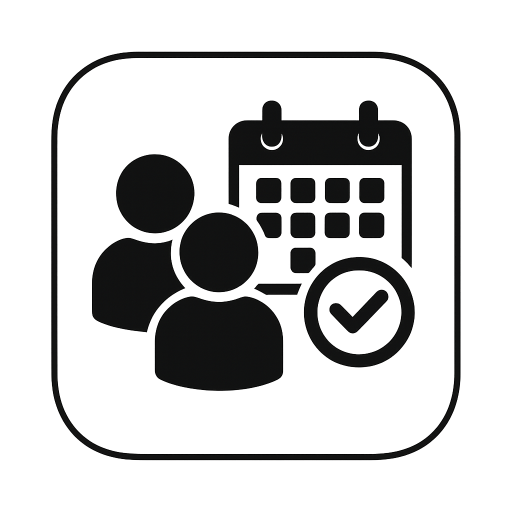
#> input picture assets/images/other/aktivitaetenFinder.png, 1024 x 1024 px, given in place of app-icon-source.png, which was not available (shown at 1/2 size)
$ python generate-brand-assets.py
#> lines starting #> are read from the running program, lines starting #| are printed output that depends on the picture; pictures that were not available may be replaced by others from this repository, and a replacement may not be noted
"""Generate platform-specific app icon assets from the approved brand master.

The source image is intentionally reduced to three exact brand colors so that
launcher icons stay crisp and notification/themed variants remain valid.
"""

from pathlib import Path

from PIL import Image, ImageChops


ROOT = Path(__file__).resolve().parents[1]
BRAND_DIR = ROOT / "assets" / "branding"
STORE_DIR = BRAND_DIR / "store"
SOURCE = BRAND_DIR / "app-icon-source.png"

CHARCOAL = (10, 10, 10, 255)
WHITE = (255, 255, 255, 255)
# Existing neutral from the app's dark theme. It distinguishes the checkmark
# without introducing a new semantic warning/error color into the brand.
CHECK_GRAY = (184, 184, 184, 255)
TRANSPARENT = (0, 0, 0, 0)


def normalized_source() -> Image.Image:
    source = Image.open(SOURCE).convert("RGB")
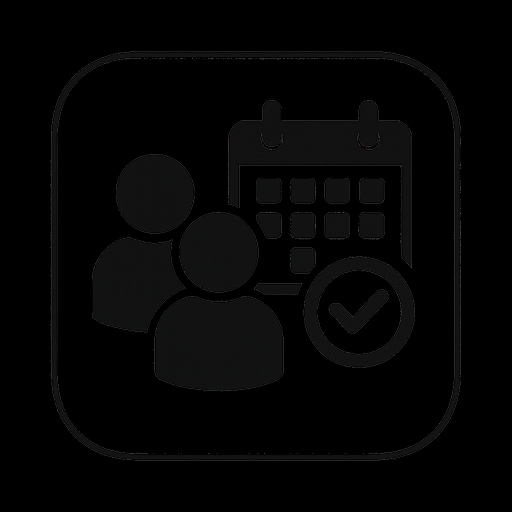
#> source: PIL image 1024x1024 RGB (shown at 1/2 size); mean R, G, B 4.2, 4.3, 4.3
    source.thumbnail((1024, 1024), Image.Resampling.LANCZOS)
    canvas = Image.new("RGB", (1024, 1024), CHARCOAL[:3])
#> canvas: PIL image 1024x1024 RGB; every value is 10
    canvas.paste(source, ((1024 - source.width) // 2, (1024 - source.height) // 2))
    return canvas


def masks(source: Image.Image) -> tuple[Image.Image, Image.Image]:
    pixels = source.load()
    white = Image.new("L", source.size, 0)
#> white: PIL image 1024x1024 L; every value is 0
    coral = Image.new("L", source.size, 0)
    white_pixels = white.load()
    coral_pixels = coral.load()

    for y in range(source.height):
        for x in range(source.width):
            red, green, blue = pixels[x, y]
            is_coral = red > 90 and red > green * 1.25 and red > blue * 1.12
            if is_coral:
                coral_pixels[x, y] = max(0, min(255, int((red - 30) * 1.25)))
            else:
                brightness = (red + green + blue) / 3
                white_pixels[x, y] = max(0, min(255, int((brightness - 15) * 1.18)))

    return white, coral


def layered_mark(white_mask: Image.Image, coral_mask: Image.Image) -> Image.Image:
    mark = Image.new("RGBA", (1024, 1024), TRANSPARENT)
#> mark: PIL image 1024x1024 RGBA; every value is 0
    mark.paste(WHITE, mask=white_mask)
    mark.paste(CHECK_GRAY, mask=coral_mask)
    return mark


def save_png(image: Image.Image, path: Path, size: tuple[int, int] | None = None) -> None:
    path.parent.mkdir(parents=True, exist_ok=True)
    output = image if size is None else image.resize(size, Image.Resampling.LANCZOS)
    output.save(path, "PNG", optimize=True)


def main() -> None:
    BRAND_DIR.mkdir(parents=True, exist_ok=True)
    STORE_DIR.mkdir(parents=True, exist_ok=True)

    source = normalized_source()
    white_mask, coral_mask = masks(source)
    mark = layered_mark(white_mask, coral_mask)

    app_icon = Image.new("RGBA", (1024, 1024), CHARCOAL)
    app_icon.alpha_composite(mark)
    save_png(app_icon.convert("RGB"), BRAND_DIR / "app-icon.png")
    save_png(app_icon.convert("RGB"), STORE_DIR / "apple-app-store-icon-1024.png")
    # Google Play explicitly requires a 32-bit PNG with an alpha channel.
    save_png(app_icon, STORE_DIR / "google-play-icon-512.png", (512, 512))
#> call 3 of save_png, with size = (512, 512)
#> in save_png (call 3), `output = image if size is None else image.resize(size, Image.Resamplin..`:
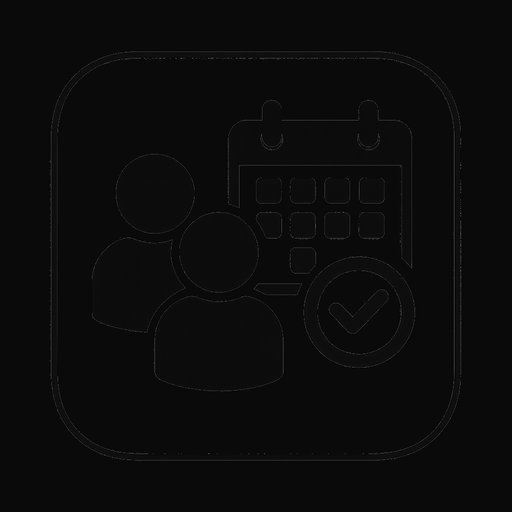
#> output: PIL image 512x512 RGBA; mean R, G, B, A 11.2, 11.2, 11.2, 255

    save_png(mark, BRAND_DIR / "android-adaptive-foreground.png")
    save_png(mark, BRAND_DIR / "splash-icon.png")

    combined_mask = ImageChops.lighter(white_mask, coral_mask)
    monochrome = Image.new("RGBA", (1024, 1024), TRANSPARENT)
    monochrome.paste(WHITE, mask=combined_mask)
    save_png(monochrome, BRAND_DIR / "android-monochrome.png")
    save_png(monochrome, BRAND_DIR / "notification-icon.png", (96, 96))


if __name__ == "__main__":
    main()

$ run again, on assets/images/other/aktivitaetenFinderNotification.png
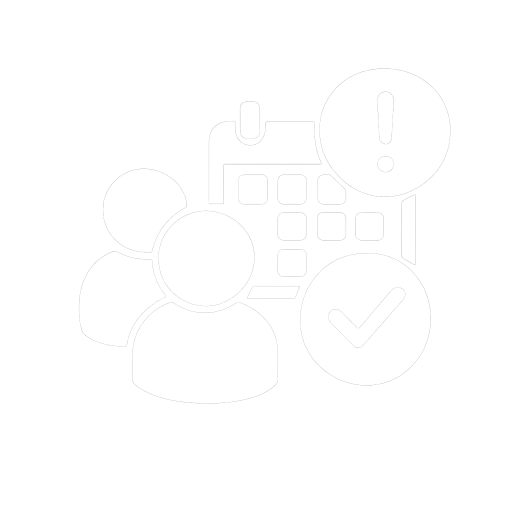
#> input picture assets/images/other/aktivitaetenFinderNotification.png, 1024 x 1024 px, given in place of app-icon-source.png, which was not available (shown at 1/2 size)
#> in normalized_source, `source = Image.open(SOURCE).convert("RGB")`:
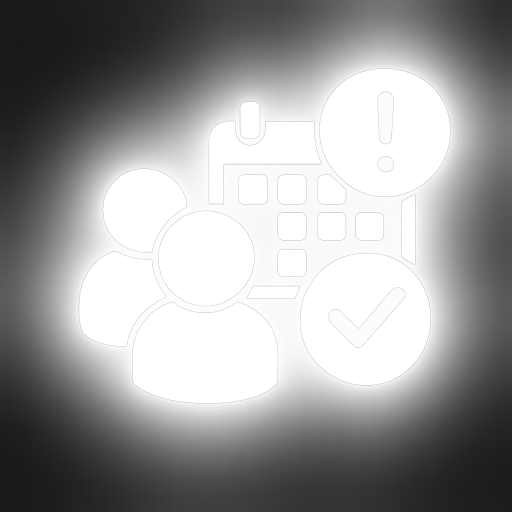
#> source: PIL image 1024x1024 RGB (shown at 1/2 size); mean R, G, B 153.9, 153.9, 153.9
#> canvas: PIL image 1024x1024 RGB; every value is 10
#> white: PIL image 1024x1024 L; every value is 0
#> in save_png (call 3), `output = image if size is None else image.resize(size, Image.Resamplin..`:
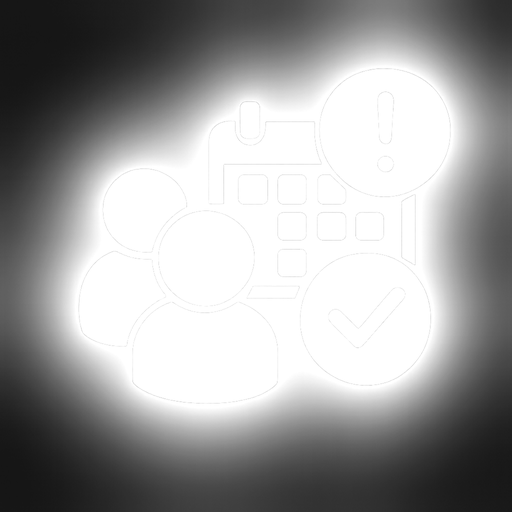
#> output: PIL image 512x512 RGBA; mean R, G, B, A 158.7, 158.7, 158.7, 255
#> output: PIL image 96x96 RGBA
